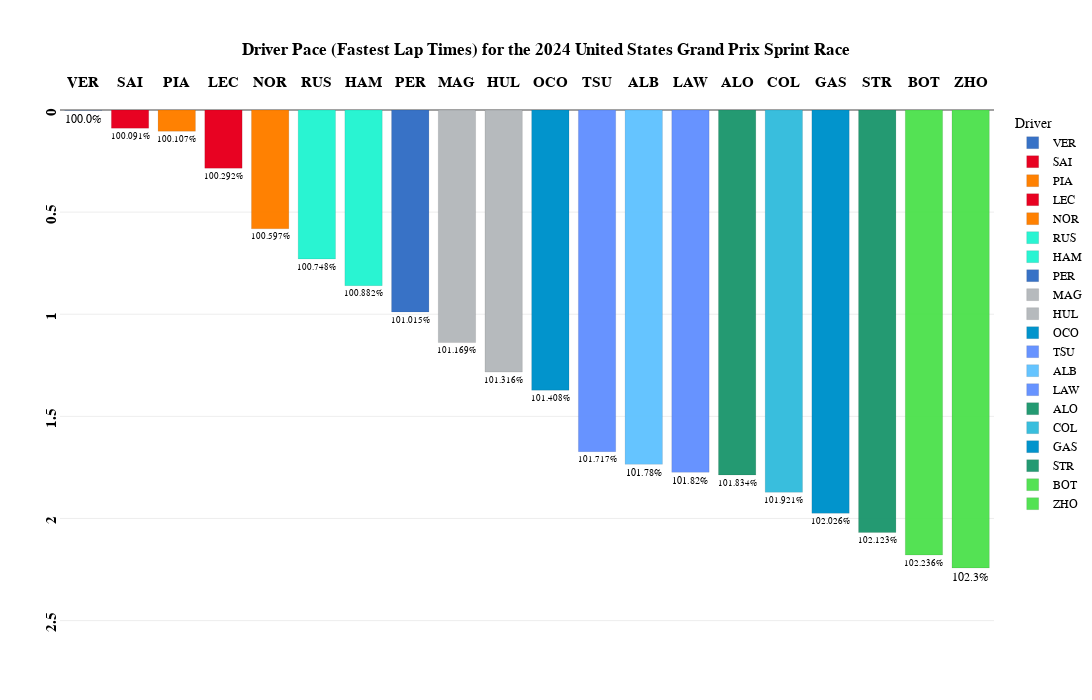

Notebook cell for this chart:
### Code cell
fig_min=px.bar(
    transformed_laps_relative_min_all,
    x="Driver",
    y="Delta_Min_All",
    color='Driver',
    template="xgridoff",
    title="<b>Driver Pace (Fastest Lap Times) for the {} {} Sprint Race</b>".format(year,gp),
    text="Delta_Percent_All",
    height=700, width=1200,
    color_discrete_map={
                 "ALB": "#64C4FF",
                 "ALO": "#229971",
                 "BOT": "#52e252",
                 "COL": "#37BEDD",
                 "GAS": "#0093cc",
                 "HAM": "#27F4D2",
                 "HUL": "#B6BABD",
                 "LAW": "#6692FF",                 
                 "LEC": "#E80020",
                 "MAG": "#B6BABD",
                 "NOR": "#FF8000",
                 "OCO": "#0093cc",
                 "PER": "#3671C6",
                 "PIA": "#FF8000",
                 "RIC": "#6692FF",
                 "RUS": "#27F4D2",
                 "SAI": "#E80020",
                 "SAR": "#37BEDD",
                 "STR": "#229971",
                 "TSU": "#6692FF",
                 "VER": "#3671C6",
                 "ZHO": "#52e252"
          }
)

fig_min.update_traces(textposition='outside')

fig_min.update_traces(opacity=0.85)

fig_min.update_traces( marker_line_color='white',marker_line_width=1.5)

fig_min.update_yaxes(tickangle = -90,tickprefix="<b>",ticksuffix ="</b><br>")

fig_min.update_xaxes(tickangle = -0,tickprefix="<b>",ticksuffix ="</b><br>")

fig_min.update_yaxes(range=[transformed_laps_relative_min_all['Delta_Min_All'].max()+0.5, 0])

fig_min.update_layout(
    xaxis={'side': 'top'},
    yaxis={'side': 'left'}
)

fig_min.update_xaxes(title_text='')      # Remove axis titles
fig_min.update_yaxes(title_text='')

fig_min.update_xaxes(
        title_standoff = 75
)

fig_min.update_layout(
    title_x=0.5,
    margin=dict(l=60, r=5, t=110, b=30),
    hoverlabel=dict(
    bgcolor="white",
    font_size=16,
    font_family="PT Sans Narrow"
    ),
    yaxis = dict(tickfont = dict(size=15)),
    xaxis = dict(tickfont = dict(size=15)),
    font=dict(
        family="PT Sans Narrow",
        size=12,
        color="Black"
    ),
    title_font_family="PT Sans Narrow"
)
fig_min.update_yaxes(ticksuffix = "  ")

fig_min.update_traces( marker_line_color='Black',marker_line_width=0.1, opacity=0.99)

fig_min.show()

### Figure 1 — Plotly figure (JSON) as saved in the notebook; plotly's stock layout.template omitted (floating-point values rounded to 4 significant figures)
{"data": [{"alignmentgroup": "True", "hovertemplate": "Driver=%{x}<br>Delta_Min_All=%{y}<br>Delta_Percent_All=%{text}<extra></extra>", "legendgroup": "VER", "marker": {"color": "#3671C6", "line": {"color": "Black", "width": 0.1}, "pattern": {"shape": ""}}, "name": "VER", "offsetgroup": "VER", "opacity": 0.99, "orientation": "v", "showlegend": true, "text": ["100.0%"], "textposition": "outside", "type": "bar", "x": ["VER"], "xaxis": "x", "y": [0.001], "yaxis": "y"}, {"alignmentgroup": "True", "hovertemplate": "Driver=%{x}<br>Delta_Min_All=%{y}<br>Delta_Percent_All=%{text}<extra></extra>", "legendgroup": "SAI", "marker": {"color": "#E80020", "line": {"color": "Black", "width": 0.1}, "pattern": {"shape": ""}}, "name": "SAI", "offsetgroup": "SAI", "opacity": 0.99, "orientation": "v", "showlegend": true, "text": ["100.091%"], "textposition": "outside", "type": "bar", "x": ["SAI"], "xaxis": "x", "y": [0.089], "yaxis": "y"}, {"alignmentgroup": "True", "hovertemplate": "Driver=%{x}<br>Delta_Min_All=%{y}<br>Delta_Percent_All=%{text}<extra></extra>", "legendgroup": "PIA", "marker": {"color": "#FF8000", "line": {"color": "Black", "width": 0.1}, "pattern": {"shape": ""}}, "name": "PIA", "offsetgroup": "PIA", "opacity": 0.99, "orientation": "v", "showlegend": true, "text": ["100.107%"], "textposition": "outside", "type": "bar", "x": ["PIA"], "xaxis": "x", "y": [0.104], "yaxis": "y"}, {"alignmentgroup": "True", "hovertemplate": "Driver=%{x}<br>Delta_Min_All=%{y}<br>Delta_Percent_All=%{text}<extra></extra>", "legendgroup": "LEC", "marker": {"color": "#E80020", "line": {"color": "Black", "width": 0.1}, "pattern": {"shape": ""}}, "name": "LEC", "offsetgroup": "LEC", "opacity": 0.99, "orientation": "v", "showlegend": true, "text": ["100.292%"], "textposition": "outside", "type": "bar", "x": ["LEC"], "xaxis": "x", "y": [0.285], "yaxis": "y"}, {"alignmentgroup": "True", "hovertemplate": "Driver=%{x}<br>Delta_Min_All=%{y}<br>Delta_Percent_All=%{text}<extra></extra>", "legendgroup": "NOR", "marker": {"color": "#FF8000", "line": {"color": "Black", "width": 0.1}, "pattern": {"shape": ""}}, "name": "NOR", "offsetgroup": "NOR", "opacity": 0.99, "orientation": "v", "showlegend": true, "text": ["100.597%"], "textposition": "outside", "type": "bar", "x": ["NOR"], "xaxis": "x", "y": [0.582], "yaxis": "y"}, {"alignmentgroup": "True", "hovertemplate": "Driver=%{x}<br>Delta_Min_All=%{y}<br>Delta_Percent_All=%{text}<extra></extra>", "legendgroup": "RUS", "marker": {"color": "#27F4D2", "line": {"color": "Black", "width": 0.1}, "pattern": {"shape": ""}}, "name": "RUS", "offsetgroup": "RUS", "opacity": 0.99, "orientation": "v", "showlegend": true, "text": ["100.748%"], "textposition": "outside", "type": "bar", "x": ["RUS"], "xaxis": "x", "y": [0.729], "yaxis": "y"}, {"alignmentgroup": "True", "hovertemplate": "Driver=%{x}<br>Delta_Min_All=%{y}<br>Delta_Percent_All=%{text}<extra></extra>", "legendgroup": "HAM", "marker": {"color": "#27F4D2", "line": {"color": "Black", "width": 0.1}, "pattern": {"shape": ""}}, "name": "HAM", "offsetgroup": "HAM", "opacity": 0.99, "orientation": "v", "showlegend": true, "text": ["100.882%"], "textposition": "outside", "type": "bar", "x": ["HAM"], "xaxis": "x", "y": [0.86], "yaxis": "y"}, {"alignmentgroup": "True", "hovertemplate": "Driver=%{x}<br>Delta_Min_All=%{y}<br>Delta_Percent_All=%{text}<extra></extra>", "legendgroup": "PER", "marker": {"color": "#3671C6", "line": {"color": "Black", "width": 0.1}, "pattern": {"shape": ""}}, "name": "PER", "offsetgroup": "PER", "opacity": 0.99, "orientation": "v", "showlegend": true, "text": ["101.015%"], "textposition": "outside", "type": "bar", "x": ["PER"], "xaxis": "x", "y": [0.989], "yaxis": "y"}, {"alignmentgroup": "True", "hovertemplate": "Driver=%{x}<br>Delta_Min_All=%{y}<br>Delta_Percent_All=%{text}<extra></extra>", "legendgroup": "MAG", "marker": {"color": "#B6BABD", "line": {"color": "Black", "width": 0.1}, "pattern": {"shape": ""}}, "name": "MAG", "offsetgroup": "MAG", "opacity": 0.99, "orientation": "v", "showlegend": true, "text": ["101.169%"], "textposition": "outside", "type": "bar", "x": ["MAG"], "xaxis": "x", "y": [1.139], "yaxis": "y"}, {"alignmentgroup": "True", "hovertemplate": "Driver=%{x}<br>Delta_Min_All=%{y}<br>Delta_Percent_All=%{text}<extra></extra>", "legendgroup": "HUL", "marker": {"color": "#B6BABD", "line": {"color": "Black", "width": 0.1}, "pattern": {"shape": ""}}, "name": "HUL", "offsetgroup": "HUL", "opacity": 0.99, "orientation": "v", "showlegend": true, "text": ["101.316%"], "textposition": "outside", "type": "bar", "x": ["HUL"], "xaxis": "x", "y": [1.283], "yaxis": "y"}, {"alignmentgroup": "True", "hovertemplate": "Driver=%{x}<br>Delta_Min_All=%{y}<br>Delta_Percent_All=%{text}<extra></extra>", "legendgroup": "OCO", "marker": {"color": "#0093cc", "line": {"color": "Black", "width": 0.1}, "pattern": {"shape": ""}}, "name": "OCO", "offsetgroup": "OCO", "opacity": 0.99, "orientation": "v", "showlegend": true, "text": ["101.408%"], "textposition": "outside", "type": "bar", "x": ["OCO"], "xaxis": "x", "y": [1.372], "yaxis": "y"}, {"alignmentgroup": "True", "hovertemplate": "Driver=%{x}<br>Delta_Min_All=%{y}<br>Delta_Percent_All=%{text}<extra></extra>", "legendgroup": "TSU", "marker": {"color": "#6692FF", "line": {"color": "Black", "width": 0.1}, "pattern": {"shape": ""}}, "name": "TSU", "offsetgroup": "TSU", "opacity": 0.99, "orientation": "v", "showlegend": true, "text": ["101.717%"], "textposition": "outside", "type": "bar", "x": ["TSU"], "xaxis": "x", "y": [1.673], "yaxis": "y"}, {"alignmentgroup": "True", "hovertemplate": "Driver=%{x}<br>Delta_Min_All=%{y}<br>Delta_Percent_All=%{text}<extra></extra>", "legendgroup": "ALB", "marker": {"color": "#64C4FF", "line": {"color": "Black", "width": 0.1}, "pattern": {"shape": ""}}, "name": "ALB", "offsetgroup": "ALB", "opacity": 0.99, "orientation": "v", "showlegend": true, "text": ["101.78%"], "textposition": "outside", "type": "bar", "x": ["ALB"], "xaxis": "x", "y": [1.735], "yaxis": "y"}, {"alignmentgroup": "True", "hovertemplate": "Driver=%{x}<br>Delta_Min_All=%{y}<br>Delta_Percent_All=%{text}<extra></extra>", "legendgroup": "LAW", "marker": {"color": "#6692FF", "line": {"color": "Black", "width": 0.1}, "pattern": {"shape": ""}}, "name": "LAW", "offsetgroup": "LAW", "opacity": 0.99, "orientation": "v", "showlegend": true, "text": ["101.82%"], "textposition": "outside", "type": "bar", "x": ["LAW"], "xaxis": "x", "y": [1.774], "yaxis": "y"}, {"alignmentgroup": "True", "hovertemplate": "Driver=%{x}<br>Delta_Min_All=%{y}<br>Delta_Percent_All=%{text}<extra></extra>", "legendgroup": "ALO", "marker": {"color": "#229971", "line": {"color": "Black", "width": 0.1}, "pattern": {"shape": ""}}, "name": "ALO", "offsetgroup": "ALO", "opacity": 0.99, "orientation": "v", "showlegend": true, "text": ["101.834%"], "textposition": "outside", "type": "bar", "x": ["ALO"], "xaxis": "x", "y": [1.787], "yaxis": "y"}, {"alignmentgroup": "True", "hovertemplate": "Driver=%{x}<br>Delta_Min_All=%{y}<br>Delta_Percent_All=%{text}<extra></extra>", "legendgroup": "COL", "marker": {"color": "#37BEDD", "line": {"color": "Black", "width": 0.1}, "pattern": {"shape": ""}}, "name": "COL", "offsetgroup": "COL", "opacity": 0.99, "orientation": "v", "showlegend": true, "text": ["101.921%"], "textposition": "outside", "type": "bar", "x": ["COL"], "xaxis": "x", "y": [1.872], "yaxis": "y"}, {"alignmentgroup": "True", "hovertemplate": "Driver=%{x}<br>Delta_Min_All=%{y}<br>Delta_Percent_All=%{text}<extra></extra>", "legendgroup": "GAS", "marker": {"color": "#0093cc", "line": {"color": "Black", "width": 0.1}, "pattern": {"shape": ""}}, "name": "GAS", "offsetgroup": "GAS", "opacity": 0.99, "orientation": "v", "showlegend": true, "text": ["102.026%"], "textposition": "outside", "type": "bar", "x": ["GAS"], "xaxis": "x", "y": [1.975], "yaxis": "y"}, {"alignmentgroup": "True", "hovertemplate": "Driver=%{x}<br>Delta_Min_All=%{y}<br>Delta_Percent_All=%{text}<extra></extra>", "legendgroup": "STR", "marker": {"color": "#229971", "line": {"color": "Black", "width": 0.1}, "pattern": {"shape": ""}}, "name": "STR", "offsetgroup": "STR", "opacity": 0.99, "orientation": "v", "showlegend": true, "text": ["102.123%"], "textposition": "outside", "type": "bar", "x": ["STR"], "xaxis": "x", "y": [2.069], "yaxis": "y"}, {"alignmentgroup": "True", "hovertemplate": "Driver=%{x}<br>Delta_Min_All=%{y}<br>Delta_Percent_All=%{text}<extra></extra>", "legendgroup": "BOT", "marker": {"color": "#52e252", "line": {"color": "Black", "width": 0.1}, "pattern": {"shape": ""}}, "name": "BOT", "offsetgroup": "BOT", "opacity": 0.99, "orientation": "v", "showlegend": true, "text": ["102.236%"], "textposition": "outside", "type": "bar", "x": ["BOT"], "xaxis": "x", "y": [2.179], "yaxis": "y"}, {"alignmentgroup": "True", "hovertemplate": "Driver=%{x}<br>Delta_Min_All=%{y}<br>Delta_Percent_All=%{text}<extra></extra>", "legendgroup": "ZHO", "marker": {"color": "#52e252", "line": {"color": "Black", "width": 0.1}, "pattern": {"shape": ""}}, "name": "ZHO", "offsetgroup": "ZHO", "opacity": 0.99, "orientation": "v", "showlegend": true, "text": ["102.3%"], "textposition": "outside", "type": "bar", "x": ["ZHO"], "xaxis": "x", "y": [2.242], "yaxis": "y"}], "layout": {"barmode": "relative", "font": {"color": "Black", "family": "PT Sans Narrow", "size": 12}, "height": 700, "hoverlabel": {"bgcolor": "white", "font": {"family": "PT Sans Narrow", "size": 16}}, "legend": {"title": {"text": "Driver"}, "tracegroupgap": 0}, "margin": {"b": 30, "l": 60, "r": 5, "t": 110}, "title": {"font": {"family": "PT Sans Narrow"}, "text": "<b>Driver Pace (Fastest Lap Times) for the 2024 United States Grand Prix Sprint Race</b>", "x": 0.5}, "width": 1200, "xaxis": {"anchor": "y", "categoryarray": ["VER", "SAI", "PIA", "LEC", "NOR", "RUS", "HAM", "PER", "MAG", "HUL", "OCO", "TSU", "ALB", "LAW", "ALO", "COL", "GAS", "STR", "BOT", "ZHO"], "categoryorder": "array", "domain": [0, 1], "side": "top", "tickangle": 0, "tickfont": {"size": 15}, "tickprefix": "<b>", "ticksuffix": "</b><br>", "title": {"standoff": 75, "text": ""}}, "yaxis": {"anchor": "x", "domain": [0, 1], "range": [2.742, 0], "side": "left", "tickangle": -90, "tickfont": {"size": 15}, "tickprefix": "<b>", "ticksuffix": "  ", "title": {"text": ""}}}}
